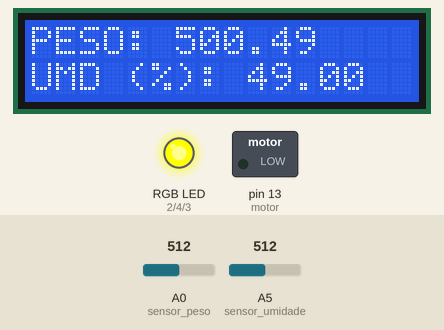
The sketch below on a simulated Arduino Uno, built with avr-gcc and run on an emulated ATmega328P. Shown: 16×2 character LCD, switched loads named in the sketch (green lamp = pin HIGH), an RGB LED mixed from three pins (HIGH = lit). The test bench sets the inputs (shaded band); at power-on: A5 (sensor_umidade) = 512, A0 (sensor_peso) = 512. What the sketch prints to the serial monitor is not drawn.

Above: at 1.2 s.
1.3 s: A5 (sensor_umidade) set to 795
At 2.4 s:
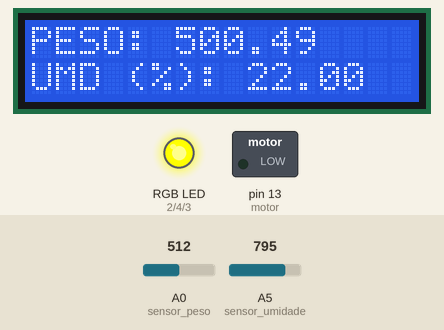
3.0 s: A5 (sensor_umidade) set to 816
At 4.0 s:
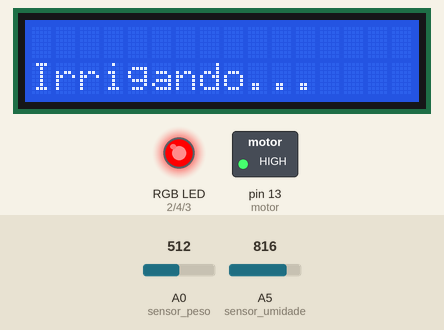
4.6 s: A0 (sensor_peso) set to 57
6.1 s: A0 (sensor_peso) set to 46
At 7.4 s:
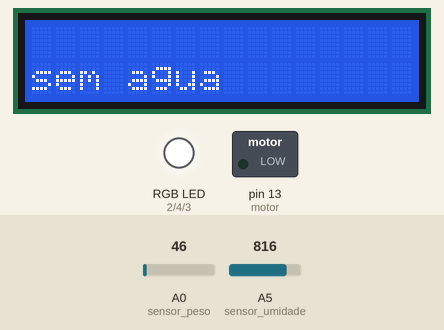
7.7 s: A0 (sensor_peso) set to 70
At 8.6 s:
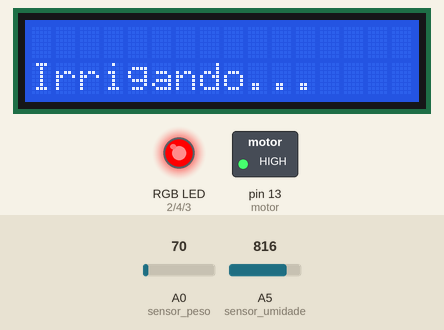
9.3 s: A5 (sensor_umidade) set to 306
At 10.0 s:
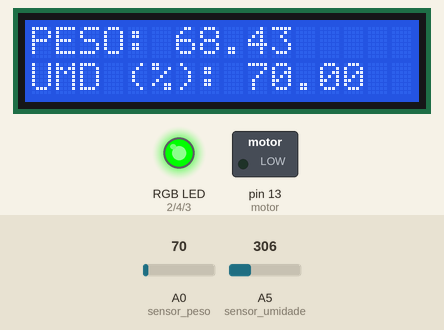
Timing chart, 0 to 11.9 s (numbered marks = the images above; inputs shaded):
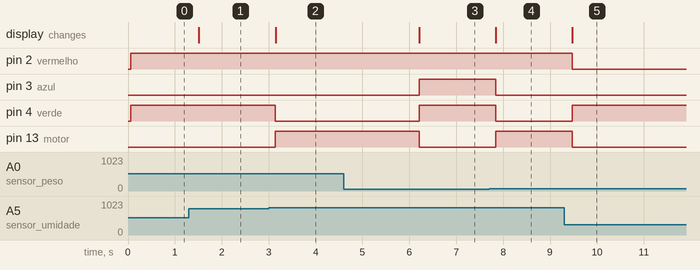

The sketch:

colheita_feliz_irriga_o_automatizada.ino
```cpp
#include <LiquidCrystal.h>

//Pino LCD
LiquidCrystal lcd (10,9,8,7,6,5);

#define PESO_MAXIMO 1000.0

double obter_peso();
double obter_umd();
void controla_irrigacao(double peso, double umidade);

//Pino Sensor de Peso
const int sensor_peso = A0;

//Pino Sensor de Umidade
const int sensor_umidade = A5;

//Pinos LED RGB
const int vermelho = 2;
const int azul = 3;
const int verde = 4;

//Pino Bomba D'água
const int motor = 13;

void setup() {

  	Serial.begin(9600);

  	// Definir pinos de saída
	pinMode(vermelho, OUTPUT);
  	pinMode(azul, OUTPUT);
  	pinMode(verde, OUTPUT);
  	pinMode(motor, OUTPUT);

  	// Para informar os parametros do lcd
  	lcd.begin (16,2);

  	// Definir pinso de entrada
  	pinMode(sensor_peso, INPUT);
  	pinMode(sensor_umidade, INPUT);
}

void loop() {

  	// Efetua o controle da irrigação
  	double peso = obter_peso();
  	double umidade = obter_umd();
  	controla_irrigacao(peso, umidade);


  	// Aguarda 200ms
  	delay(200);
}

double obter_peso() {
  	// Lê o sensor de peso
  	double result = analogRead(sensor_peso);
  	// Converte o valor lido para Kg e retorna
  	return result * PESO_MAXIMO / 1023.0;
}

double obter_umd() {
  	// Lê o sensor de umidade
  	float sinal = analogRead(sensor_umidade);
  	// Converte o valor lido para porcentagem e retorna
  	return map(sinal, 1023, 0, 0, 100);
}

void controla_irrigacao(double peso, double umidade) {
  	if(peso > 50) {
        if(umidade > 20) {
          	// AMARELO - Umidade registrada maior que 40%
          	digitalWrite(verde, HIGH);
          	digitalWrite(vermelho, HIGH);
    		digitalWrite(azul, LOW);

          	// Obtem o peso e exibe no display LCD
  			double peso = obter_peso();
  			lcd.setCursor(0,0);
  			lcd.print("PESO: ");
  			lcd.print(peso);

  			// Obtem a umidade e exibe no display LCD
  			double umidade = obter_umd();
  			lcd.setCursor(0,1);
  			lcd.print("UMD (%): ");
  			lcd.print(umidade);

            if(umidade > 60) {
              	// VERDE - Umidade registrada maior que 60%
          		digitalWrite(vermelho, LOW);
            }

            //Desligar sistema de irrigação
            digitalWrite(motor, LOW);
            Serial.println("Irrigação parada...");

        }
        else {
            //VERMELHO - Umidade registrada menor ou igual a 40%
            digitalWrite(vermelho, HIGH);
            digitalWrite(azul, LOW);
            digitalWrite(verde, LOW);

            //Acionar sistema de irrigação
            digitalWrite(motor, HIGH);
            Serial.println("Irrigando...");
          	// Aviso de inicio de irrigação display LCD
      		lcd.clear();
          	lcd.setCursor(0,1);
  	  		lcd.print("Irrigando...");

        }
    }
    else {
      // BRANCO - Peso insuficiente
      digitalWrite(vermelho, HIGH);
      digitalWrite(verde, HIGH);
      digitalWrite(azul, HIGH);

      //Desligar sistema de irrigação
      digitalWrite(motor, LOW);
      Serial.println("Peso insuficiente...");

      // Aviso de falta de agua no reservatorio de irrigação display LCD
      lcd.clear();
      lcd.setCursor(0,1);
  	  lcd.print("sem agua");

    }
}

void visualizacao_lcd (double peso, double umidade){
	if(peso > 50) {
        if(umidade > 40) {
          	//Umidade registrada maior que 40%, lcd mostra
          	digitalWrite(verde, HIGH);
          	digitalWrite(vermelho, HIGH);
    		digitalWrite(azul, LOW);

            if(umidade > 60) {
              	// VERDE - Umidade registrada maior que 60%
          		digitalWrite(vermelho, LOW);
            }

            //Desligar sistema de irrigação
            digitalWrite(motor, LOW);
            Serial.println("Irrigação parada...");
        }
        else {
            //VERMELHO - Umidade registrada menor ou igual a 40%
            digitalWrite(vermelho, HIGH);
            digitalWrite(azul, LOW);
            digitalWrite(verde, LOW);

            //Acionar sistema de irrigação
            digitalWrite(motor, HIGH);
            Serial.println("Irrigando...");
        }
    }
    else {
      // BRANCO - Peso insuficiente
      digitalWrite(vermelho, HIGH);
      digitalWrite(verde, HIGH);
      digitalWrite(azul, HIGH);

      //Desligar sistema de irrigação
      digitalWrite(motor, LOW);
      Serial.println("Peso insuficiente...");
    }

}
```

Measured:
- the behaviour switches between 808 and 809 on A5 (sensor_umidade) (found by bisection; images 1 and 2)
- the behaviour switches between 52 and 51 on A0 (sensor_peso) (found by bisection; images 2 and 3)
- after the input at 1.3 s, the display: changes after 0.20 s (image 1)
- after the input at 3.0 s, pin 4 (verde): HIGH → LOW after 0.14 s; pin 13 (motor): LOW → HIGH after 0.14 s; the display: changes after 0.15 s (image 2)
- after the input at 4.6 s, every drawn part: stays the same
- after the input at 6.1 s, pin 3 (azul), pin 4 (verde): LOW → HIGH after 0.11 s; pin 13 (motor): HIGH → LOW after 0.11 s; the display: changes after 0.11 s (image 3)
- after the input at 7.7 s, pin 3 (azul), pin 4 (verde): HIGH → LOW after 0.14 s; pin 13 (motor): LOW → HIGH after 0.14 s; the display: changes after 0.14 s (image 4)
- after the input at 9.3 s, pin 2 (vermelho), pin 13 (motor): HIGH → LOW after 0.18 s; pin 4 (verde): LOW → HIGH after 0.17 s; the display: changes after 0.18 s (image 5)
